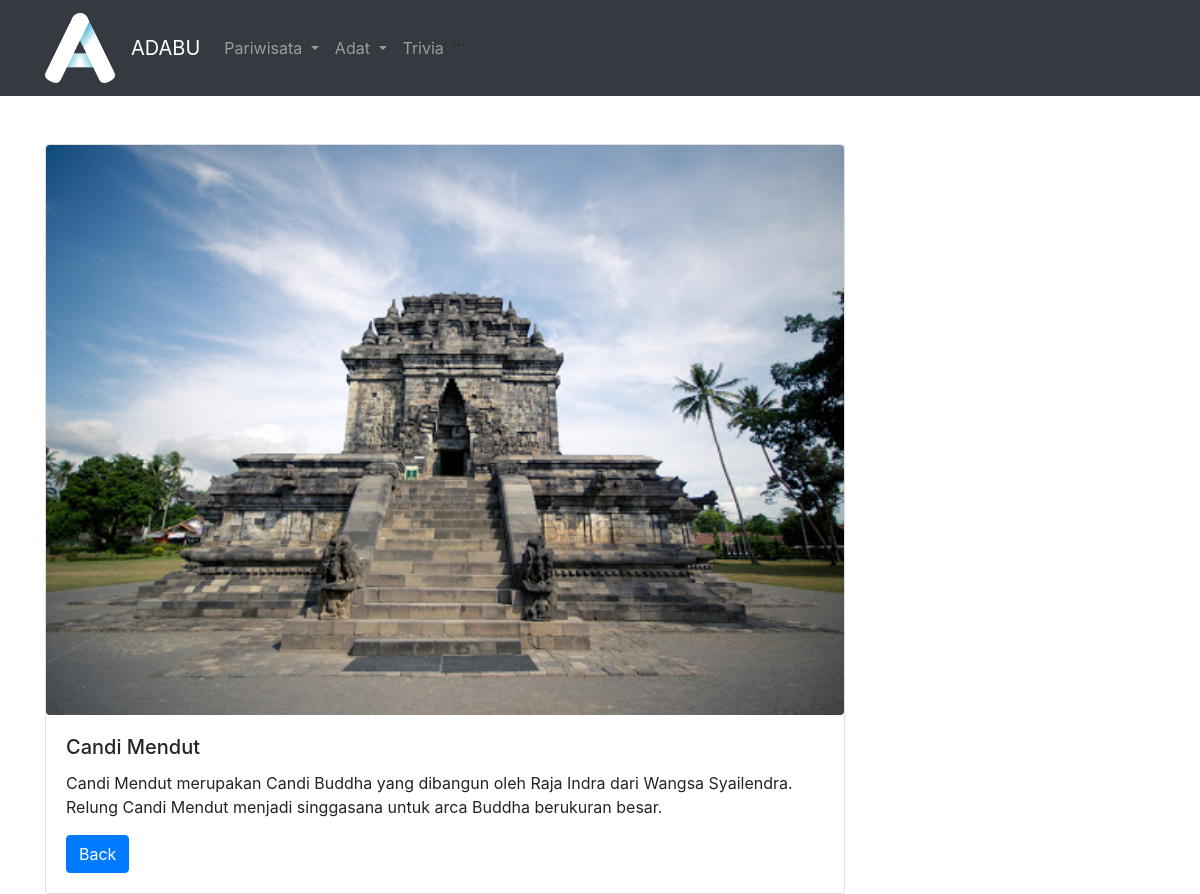
The page /public/jogja/info/2 on the database its author committed.
### tables this page shows
CREATE TABLE `dbjogja` (
  `id` int(5) NOT NULL,
  `nama_wisata` varchar(100) NOT NULL,
  `keterangan` varchar(5000) NOT NULL,
  `gambar` varchar(100) NOT NULL
);

### app/core/Controller.php (called while the page is built, shortened)
<?php
class Controller{
    public function view($view, $data = [])
    {
        require_once '../app/views/' . $view . '.php';
    }
    public function model($model)
    {
        return new $model;
    }
}

### app/controllers/Jogja.php (called while the page is built, shortened)
<?php
class Jogja extends Controller{
    public function info($id)
    {
        $data['judul'] = 'more info';
        $data['pb'] = $this->model('Jogjapari_model')->getPariwisataById($id);
        $this->view('jogja/info', $data);
    }
}

### app/core/App.php (called while the page is built, shortened)
<?php
class App{
    protected $method = 'index';
    protected $params = [];
    public function __construct()
    {
       $url = $this->parseURL();
       if ( file_exists('../app/controllers/' . $url[0] . '.php') ){
           unset($url[0]);
       }
       $this->controller = new $this->controller;
       if ( isset( $url[1] ) ){
           if (method_exists($this->controller, $url[1])){
               $this->method= $url[1];
               unset($url[1]);
           }
       }
       if (!empty($url)){
            $this->params = array_values($url);
       }
       call_user_func_array([$this->controller, $this->method], $this->params);
    }
    public function parseURL()
    {
        if ( isset ($_GET['url']) ){
            $url = rtrim($_GET['url'], '/');
            $url = filter_var($url, FILTER_SANITIZE_URL);
            $url = explode('/', $url);
            return $url;
        }
    }
}

### public/index.php (called while the page is built, shortened)
<?php
$app = new App;

### app/core/Database.php (called while the page is built, shortened)
<?php
class Database{
    private $host = DB_HOST;
    private $user = DB_USER;
    private $pass = DB_PASS;
    private $db_name = DB_NAME;
    private $dbh;
    private $stmt;
    public function __construct()
    {
        $dsn = 'mysql:host=' . $this->host . ';dbname=' . $this->db_name;
        $option = [
            PDO::ATTR_PERSISTENT => true,
            PDO::ATTR_ERRMODE => PDO::ERRMODE_EXCEPTION
        ];
        try{
            $this->dbh = new PDO($dsn, $this->user, $this->pass, $option);
        }catch(PDOException $e){
            die($e->getMessage());
        }
    }
    public function query($query)
    {
        $this->stmt = $this->dbh->prepare($query);
    }
    public function bind($param, $value, $type= null)
    {
        if( is_null($type)){
            switch(true){
                default :
                    $type = PDO::PARAM_STR;
            }
        }
        $this->stmt->bindValue($param, $value, $type);
    }
    public function execute()
    {
        $this->stmt->execute();
    }
    public function single()
    {
        $this->execute();
        return $this->stmt->fetch(PDO::FETCH_ASSOC);
    }
}

### app/models/Jogjapari_model.php (called while the page is built, shortened)
<?php
class Jogjapari_model{
    private $table = 'dbjogja';
    private $db;
    public function __construct()
    {
      $this->db = new Database;
    }
    public function getPariwisataById($id)
    {
      $this->db->query('SELECT * FROM ' . $this->table . ' WHERE id=:id');
      $this->db->bind('id',$id);
      return $this->db->single();
    }
}

### app/views/jogja/info.php (the view)
<div class="container mt-5">
    <div class="card" style="width: 50rem;">
    <img src="<?= BASEURL ;?>/img/jogja/<?=$data['pb']['gambar'] ?>" class="card-img-top rounded mx-auto d-block" alt="" width="300">
        <div class="card-body">
            <h5 class="card-title"><?=$data['pb']['nama_wisata'] ?></h5>
            <p class="card-text"><?=$data['pb']['keterangan'] ?></p>
            <a href="<?= BASEURL ;?>/bali" class="btn btn-primary">Back</a>
        </div>
    </div>
</div>

### rows shown on the page
dbjogja: gambar (picture), nama_wisata "Candi Mendut", keterangan "Candi Mendut merupakan Candi Buddha yang dibangun oleh Raja Indra dari Wangsa Syailendra. Relung Candi Mendut menjadi singgasana untuk arca Buddha berukuran besar."
